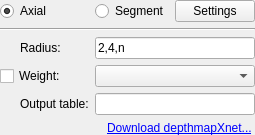
<?xml version="1.0" encoding="UTF-8"?>
<ui version="4.0">
    <class>DepthmapNetSettingsWidget</class>
    <widget class="QWidget" name="axialDepthmapTab">
        <attribute name="title">
            <string>depthmapX remote</string>
        </attribute>
        <layout class="QVBoxLayout" name="verticalLayout">
            <property name="margin">
                <number>0</number>
            </property>
            <item>
                <layout class="QHBoxLayout" name="axialDepthmapAnalysisLayout">
                </layout>
            </item>
            <item>
                <layout class="QGridLayout" name="axialDepthmapSettingsLayout">
                    <item row="0" column="0">
                        <widget class="QRadioButton" name="axialDepthmapAxialRadio">
                            <property name="text">
                                <string>Axial</string>
                            </property>
                            <property name="checked">
                                <bool>true</bool>
                            </property>
                        </widget>
                    </item>
                    <item row="0" column="1" colspan="2">
                        <widget class="QRadioButton" name="axialDepthmapSegmentRadio">
                            <property name="text">
                                <string>Segment</string>
                            </property>
                        </widget>
                    </item>
                    <item row="0" column="3">
                        <widget class="QPushButton" name="axialDepthmapSettingsButton">
                            <property name="text">
                                <string>Settings</string>
                            </property>
                        </widget>
                    </item>
                    <item row="1" column="0" colspan="4">
                        <widget class="Line" name="line">
                            <property name="orientation">
                                <enum>Qt::Horizontal</enum>
                            </property>
                        </widget>
                    </item>
                    <item row="2" column="0">
                        <layout class="QHBoxLayout" name="axialDepthmapAnalysisLayout">
                            <property name="spacing">
                                <number>0</number>
                            </property>
                            <item>
                                <spacer>
                                    <property name="orientation">
                                        <enum>Qt::Horizontal</enum>
                                    </property>
                                    <property name="sizeType">
                                        <enum>QSizePolicy::Fixed</enum>
                                    </property>
                                    <property name="sizeHint" stdset="0">
                                        <size>
                                            <width>20</width>
                                            <height>0</height>
                                        </size>
                                    </property>
                                </spacer>
                            </item>
                            <item>
                                <widget class="QLabel" name="axialDepthmapRadiusLabel">
                                    <property name="text">
                                        <string>Radius:</string>
                                    </property>
                                    <property name="alignment">
                                        <set>Qt::AlignLeading|Qt::AlignLeft|Qt::AlignVCenter</set>
                                    </property>
                                </widget>
                            </item>
                        </layout>
                    </item>
                    <item row="2" column="1" colspan="3">
                        <widget class="QLineEdit" name="axialDepthmapRadiusText">
                            <property name="text">
                                <string>2,4,n</string>
                            </property>
                        </widget>
                    </item>
                    <item row="3" column="0">
                        <widget class="QCheckBox" name="axialDepthmapWeightCheck">
                            <property name="layoutDirection">
                                <enum>Qt::LeftToRight</enum>
                            </property>
                            <property name="text">
                                <string>Weight:</string>
                            </property>
                        </widget>
                    </item>
                    <item row="3" column="1" colspan="3">
                        <widget class="QComboBox" name="axialDepthmapWeightCombo"/>
                    </item>
                    <item row="4" column="0">
                        <layout class="QHBoxLayout" name="axialDepthmapAnalysisLayout">
                            <property name="spacing">
                                <number>0</number>
                            </property>
                            <item>
                                <spacer>
                                    <property name="orientation">
                                        <enum>Qt::Horizontal</enum>
                                    </property>
                                    <property name="sizeType">
                                        <enum>QSizePolicy::Fixed</enum>
                                    </property>
                                    <property name="sizeHint" stdset="0">
                                        <size>
                                            <width>20</width>
                                            <height>0</height>
                                        </size>
                                    </property>
                                </spacer>
                            </item>
                            <item>
                                <widget class="QLabel" name="axialDepthmapRadiusLabel">
                                    <property name="text">
                                        <string>Output table:</string>
                                    </property>
                                    <property name="alignment">
                                        <set>Qt::AlignLeading|Qt::AlignLeft|Qt::AlignVCenter</set>
                                    </property>
                                </widget>
                            </item>
                        </layout>
                    </item>
                    <item row="4" column="1" colspan="3">
                        <widget class="QLineEdit" name="axialDepthmapOutputText">
                            <property name="sizePolicy">
                                <sizepolicy hsizetype="MinimumExpanding" vsizetype="Fixed">
                                    <horstretch>0</horstretch>
                                    <verstretch>0</verstretch>
                                </sizepolicy>
                            </property>
                        </widget>
                    </item>
                </layout>
            </item>
            <item>
                <widget class="QLabel" name="axialDepthmapDownload">
                    <property name="toolTip">
                        <string>https://varoudis.github.io/depthmapX/</string>
                    </property>
                    <property name="text">
                        <string>&lt;qt&gt;&lt;a href=&quot;http://archtech.gr/varoudis/depthmapX/?dir=depthmapXnet&quot;&gt;&lt;span
                            style=&quot; text-decoration: underline; color:#0000ff;&quot;&gt;Download depthmapXnet...&lt;/a&gt;&lt;/qt&gt;
                        </string>
                    </property>
                    <property name="alignment">
                        <set>Qt::AlignRight</set>
                    </property>
                    <property name="openExternalLinks">
                        <bool>true</bool>
                    </property>
                </widget>
            </item>
        </layout>
    </widget>
</ui>
